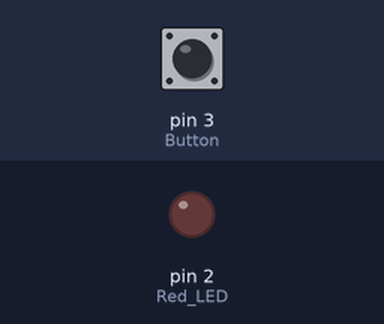
Bench run of a sketch on a simulated Arduino Uno, built with avr-gcc and run on an emulated ATmega328P. Parts: output pins drawn as LEDs (lit = HIGH). Dashed ring = blinking. The test bench sets the inputs (shaded band); at power-on: pin 3 (Button) LOW.

Above: at 1.3 s.
1.4 s: pin 3 (Button) pulled HIGH for 1 s
At 1.62 s:
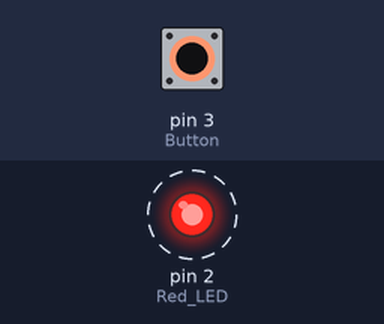
3.9 s: pin 3 (Button) pulled HIGH for 0.3 s
At 4.5 s:
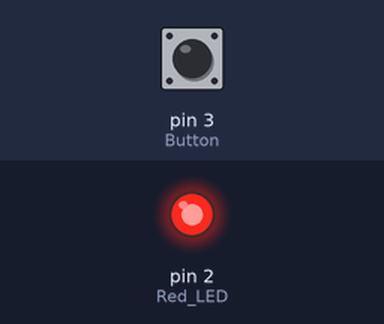
5.7 s: pin 3 (Button) pulled HIGH for 3.2 s
At 9.9 s:
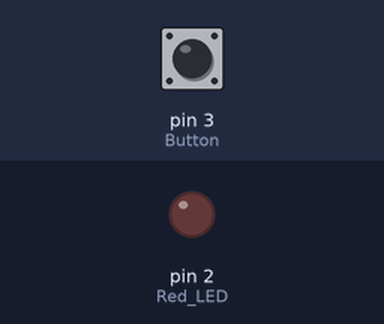
Timing chart, 0 to 11.4 s (numbered marks = the images above; inputs shaded):
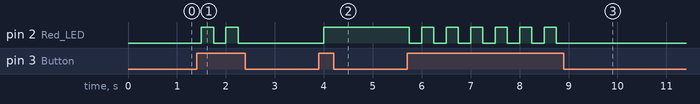

The sketch:

Pyserial_Test_1_rev3_ino.ino
```cpp
int LEDstate = 0;
int switchState = 0;
int trigger = 0;

void setup() {
  pinMode(2, OUTPUT); // Red LED
  pinMode(3, INPUT); // Button
}

void loop() {
  switchState = digitalRead(3);

  if (switchState == HIGH && LEDstate == 0) {
    trigger = 1;
  }
  else if (switchState == HIGH && LEDstate == 1) {
    trigger = 0;
  }

  if (trigger == 1) {
    digitalWrite(2, HIGH);
    LEDstate = 1;
    Serial.print("1");
    delay(250);

  }
  else if (trigger == 0) {
    digitalWrite(2, LOW);
    LEDstate = 0;
    Serial.print("0");
    delay(250);
  }
}
```

Measured:
- after the input at 1.4 s, pin 2 (Red_LED): alternates HIGH for 0.25 s and LOW for 0.25 s, 4 changes in all, then stays LOW, starting after 0.10 s
- after the input at 3.9 s, pin 2 (Red_LED): LOW → HIGH after 0.10 s
- after the input at 5.7 s, pin 2 (Red_LED): alternates HIGH for 0.25 s and LOW for 0.25 s, 13 changes in all, then stays LOW, starting after 0.05 s
